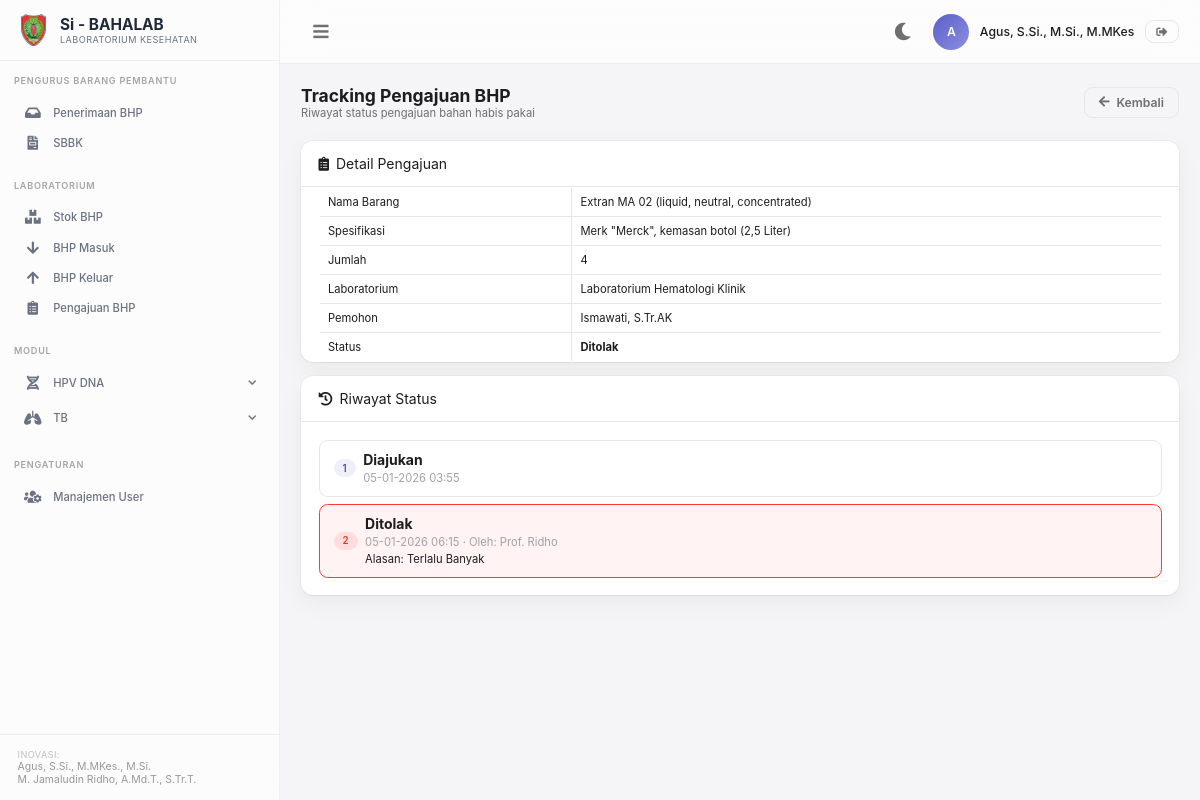
/tracking-pengajuan.php?id=47 (signed in), run on the app's committed database.
### tables this page shows
CREATE TABLE `sib_pengajuan` (
  `id` int NOT NULL AUTO_INCREMENT,
  `tanggal` timestamp NOT NULL DEFAULT CURRENT_TIMESTAMP,
  `laboratorium` varchar(100) NOT NULL,
  `nama_bhp` varchar(100) NOT NULL,
  `spesifikasi` text NOT NULL,
  `jumlah` int NOT NULL,
  `satuan` text NOT NULL,
  `pemohon` varchar(100) NOT NULL,
  `status` enum('Diajukan','Disetujui','Ditolak','Diproses','Selesai') NOT NULL DEFAULT 'Diajukan',
  `alasan` text,
  `tgl_aksi` timestamp NULL DEFAULT NULL,
  `diproses_oleh` varchar(100) DEFAULT NULL,
  `tgl_disetujui` timestamp NULL DEFAULT NULL,
  `tgl_ditolak` timestamp NULL DEFAULT NULL,
  PRIMARY KEY (`id`)
);

### tracking-pengajuan.php (the view, shortened to what this page needs)
<?php
require 'config.php';
$id = (int) ($_GET['id'] ?? 0);
$d = mysqli_fetch_array(mysqli_query(
    $conn,
    "SELECT * FROM sib_pengajuan WHERE id='$id'"
));
?>
<div class="page-header">
    <div>
        <h1>Tracking Pengajuan BHP</h1>
        <p class="page-subtitle">Riwayat status pengajuan bahan habis pakai</p>
    </div>
    <a href="pengajuan.php" class="btn btn-outline">
        <i class="fas fa-arrow-left"></i> Kembali
    </a>
</div>
<div class="data-table-wrapper">
    <div class="table-header">
        <span><i class="fas fa-clipboard-list mr-2"></i>Detail Pengajuan</span>
    </div>
    <div class="table-body">
        <div class="table-responsive">
            <table class="table table-bordered mb-0">
                <tr>
                    <td width="30%">Nama Barang</td>
                    <td><?= htmlspecialchars($d['nama_bhp']); ?></td>
                </tr>
                <tr>
                    <td>Spesifikasi</td>
                    <td><?= htmlspecialchars($d['spesifikasi']); ?></td>
                </tr>
                <tr>
                    <td>Jumlah</td>
                    <td><?= (int) $d['jumlah']; ?></td>
                </tr>
                <tr>
                    <td>Laboratorium</td>
                    <td><?= htmlspecialchars($d['laboratorium']); ?></td>
                </tr>
                <tr>
                    <td>Pemohon</td>
                    <td><?= htmlspecialchars($d['pemohon']); ?></td>
                </tr>
                <tr>
                    <td>Status</td>
                    <td><b><?= htmlspecialchars($d['status']); ?></b></td>
                </tr>
            </table>
        </div>
    </div>
</div>
<div class="data-table-wrapper mt-4">
    <div class="table-header">
        <span><i class="fas fa-history mr-2"></i>Riwayat Status</span>
    </div>
    <div class="card-body">
        <ul class="list-group" style="list-style:none;padding:0;margin:0;">
            <li class="list-group-item" style="border:1px solid var(--border-color);border-radius:var(--radius-sm);padding:0.75rem 1rem;">
                <div class="d-flex align-items-center gap-2">
                    <span class="badge badge-primary">1</span>
                    <div>
                        <b>Diajukan</b><br>
                        <span class="text-muted fs-small"><?= date('d-m-Y H:i', strtotime($d['tanggal'])); ?></span>
                    </div>
                </div>
            </li>
            <?php if ($d['status'] == 'Ditolak') { ?>
            <li class="list-group-item mt-2" style="border:1px solid var(--danger);border-radius:var(--radius-sm);padding:0.75rem 1rem;background:rgba(255,59,48,0.06);">
                <div class="d-flex align-items-center gap-2">
                    <span class="badge badge-danger">2</span>
                    <div>
                        <b>Ditolak</b><br>
                        <span class="text-muted fs-small"><?= date('d-m-Y H:i', strtotime($d['tgl_ditolak'])); ?> &middot; Oleh: <?= htmlspecialchars($d['diproses_oleh']); ?></span><br>
                        <span class="fs-small">Alasan: <?= htmlspecialchars($d['alasan']); ?></span>
                    </div>
                </div>
            </li>
            <?php } ?>
        </ul>
    </div>
</div>
<?php
require 'layout.php';

### css/trendy.css (style rules this page uses)
:root { --primary: #5B5FC7; --primary-dark: #4A4FB8; --primary-light: #8B8FE0; --primary-gradient: linear-gradient(135deg, #5B5FC7 0%, #8B8FE0 100%); --sidebar-bg: rgba(255,255,255,0.65); --sidebar-blur: 24px; --sidebar-border: rgba(0,0,0,0.05); --sidebar-hover: rgba(91, 95, 199, 0.08); --sidebar-active: linear-gradient(135deg, rgba(91, 95, 199, 0.1) 0%, rgba(139, 143, 224, 0.05) 100%); --sidebar-text: #6B7280; --sidebar-text-active: #1F2937; --sidebar-brand-border: rgba(0,0,0,0.05); --sidebar-section: rgba(0,0,0,0.35); --sidebar-footer-border: rgba(0,0,0,0.05); --sidebar-footer-text: rgba(0,0,0,0.4); --header-bg: rgba(255,255,255,0.72); --header-blur: 20px; --header-border: rgba(0,0,0,0.06); --body-bg: #f5f5f7; --card-bg: #fff; --card-shadow: 0 0 0 1px rgba(0,0,0,0.03), 0 1px 2px rgba(0,0,0,0.04), 0 8px 24px rgba(0,0,0,0.05); --card-hover-shadow: 0 0 0 1px rgba(0,0,0,0.04), 0 4px 12px rgba(0,0,0,0.06), 0 16px 40px rgba(0,0,0,0.1); --text-primary: #1D1D1F; --text-secondary: #6E6E73; --text-muted: #A1A1A6; --border-color: #E5E5EA; --input-bg: #fff; --table-stripe: #FAFAFA; --success: #34C759; --warning: #FF9500; --danger: #FF3B30; --info: #0A84FF; --sidebar-width: 280px; --header-height: 64px; --radius: 0.875rem; --radius-sm: 0.625rem; --radius-lg: 1.25rem; --font: -apple-system, BlinkMacSystemFont, 'SF Pro Display', 'Segoe UI', Roboto, 'Helvetica Neue', Arial, sans-serif; }
*, *::before, *::after { box-sizing: border-box; margin: 0; padding: 0; }
html { font-size: 14px; scroll-behavior: smooth; }
body { font-family: var(--font); background: var(--body-bg); color: var(--text-primary); min-height: 100vh; overflow-x: hidden; transition: background 0.3s ease, color 0.3s ease; }
a { text-decoration: none; color: var(--primary); transition: color 0.2s ease; }
.page-header { display: flex; align-items: center; justify-content: space-between; flex-wrap: wrap; gap: 1rem; margin-bottom: 1.5rem; }
.page-header h1 { font-size: 1.25rem; font-weight: 700; color: var(--text-primary); margin: 0; }
.page-header .page-subtitle { font-size: 0.8rem; color: var(--text-secondary); margin: 0; }
.card-body { padding: 1.25rem; }
.btn { display: inline-flex; align-items: center; justify-content: center; gap: 0.5rem; padding: 0.5rem 1rem; font-size: 0.875rem; font-weight: 600; border-radius: var(--radius-sm); border: none; cursor: pointer; transition: all 0.2s ease; font-family: var(--font); text-decoration: none; white-space: nowrap; }
.btn-outline { background: transparent; border: 1.5px solid var(--border-color); color: var(--text-secondary); }
.table-responsive { overflow-x: auto; -webkit-overflow-scrolling: touch; }
.data-table-wrapper .table-responsive { padding: 0 1.25rem; }
.table { width: 100%; border-collapse: collapse; font-size: 0.8rem; }
.table tbody td { padding: 0.5rem 0.6rem; border-bottom: 1px solid var(--border-color); vertical-align: middle; }
.table tbody tr:last-child td { border-bottom: none; }
.table-bordered { border: 1px solid var(--border-color); border-radius: var(--radius-sm); overflow: hidden; }
.table-bordered th, .table-bordered td { border: 1px solid var(--border-color); }
.badge { display: inline-flex; align-items: center; gap: 0.35rem; padding: 0.25rem 0.65rem; font-size: 0.7rem; font-weight: 600; border-radius: 999px; text-transform: uppercase; letter-spacing: 0.03em; }
.badge-danger { background: rgba(255,59,48,0.12); color: #D6402E; }
.badge-primary { background: rgba(91,95,199,0.1); color: var(--primary-dark); }
.data-table-wrapper { background: var(--card-bg); border-radius: var(--radius); box-shadow: var(--card-shadow); overflow: hidden; transition: background 0.3s ease; }
.data-table-wrapper .table-header { padding: 1rem 1.25rem; border-bottom: 1px solid var(--border-color); display: flex; align-items: center; justify-content: space-between; flex-wrap: wrap; gap: 0.75rem; }
.data-table-wrapper .table-body { padding: 0; }
.d-flex { display: flex; }
.align-items-center { align-items: center; }
.gap-2 { gap: 0.5rem; }
.text-muted { color: var(--text-muted); }
.fs-small { font-size: 0.8rem; }
.mt-2 { margin-top: 0.5rem; }
.mt-4 { margin-top: 1rem; }
.mb-0 { margin-bottom: 0; }
.mr-2 { margin-right: 0.5rem; }
body, .btn, .form-control, .table, .badge, .modal-header, .modal-body, .dataTables_wrapper, .dataTables_wrapper * { font-family: var(--font) !important; }

### data on the page
sib_pengajuan: nama_bhp "Extran MA 02 (liquid, neutral, concentrated)", spesifikasi "Merk \"Merck\", kemasan botol (2,5 Liter)", jumlah "4", laboratorium "Laboratorium Hematologi Klinik", pemohon "Ismawati, S.Tr.AK", status "Ditolak", tanggal "05-01-2026 03:55", tgl_ditolak "05-01-2026 06:15", diproses_oleh "Prof. Ridho", alasan "Terlalu Banyak"

### other printed values
substr($_SESSION['nama'] ?? 'U', 0, 1) "A"
$_SESSION['nama'] "Agus, S.Si., M.Si., M.MKes"
